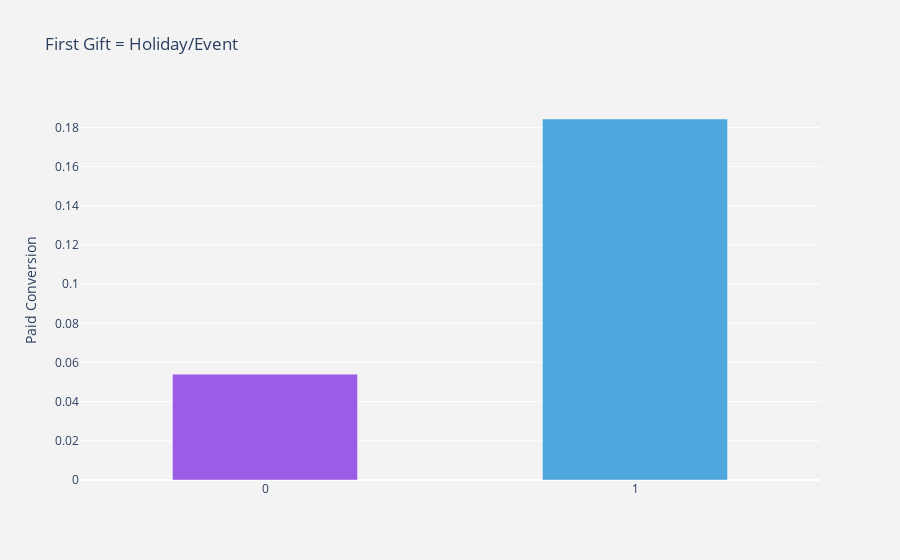

Notebook source saved alongside this figure:
### Code cell
df_plot = dataset.groupby('event_gift').paid_user.mean().reset_index()
plot_data = [
    go.Bar(
        x=df_plot['event_gift'],
        y=df_plot['paid_user'],
        width = [0.5, 0.5],
        marker=dict(
        color=['#9b5de5', '#4ea8de'])
    )
]
plot_layout = go.Layout(
        xaxis={"type": "category"},
        yaxis={"title": "Paid Conversion"},
        title='First Gift = Holiday/Event',
        plot_bgcolor  = 'rgb(243,243,243)',
        paper_bgcolor  = 'rgb(243,243,243)',
    )
fig = go.Figure(data=plot_data, layout=plot_layout)
pyoff.iplot(fig)

### Figure 1 — Plotly figure (JSON) as saved in the notebook; plotly's stock layout.template omitted (floating-point values rounded to 4 significant figures)
{"data": [{"marker": {"color": ["#9b5de5", "#4ea8de"]}, "type": "bar", "width": [0.5, 0.5], "x": [0, 1], "y": [0.05402, 0.1843]}], "layout": {"paper_bgcolor": "rgb(243,243,243)", "plot_bgcolor": "rgb(243,243,243)", "title": {"text": "First Gift = Holiday/Event"}, "xaxis": {"type": "category"}, "yaxis": {"title": {"text": "Paid Conversion"}}}}
